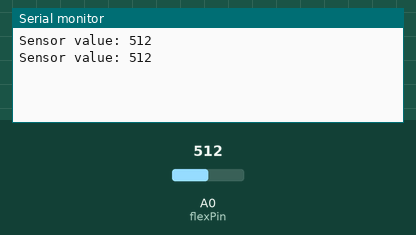
Simulated run of this sketch. Board: Arduino Uno, built with avr-gcc and run on an emulated ATmega328P. On the bench: the last lines printed to the serial monitor. The test bench sets the inputs (shaded band); at power-on: A0 (flexPin) = 512.

Above: at 1.8 s.
1.9 s: A0 (flexPin) set to 716
At 2.8 s:
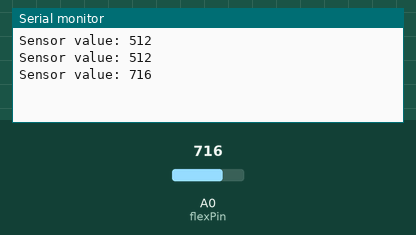
3.4 s: A0 (flexPin) set to 900
At 4.5 s:
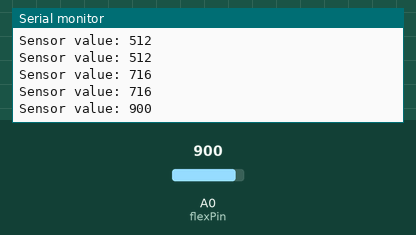
Timing chart, 0 to 6.4 s (numbered marks = the images above; inputs shaded):
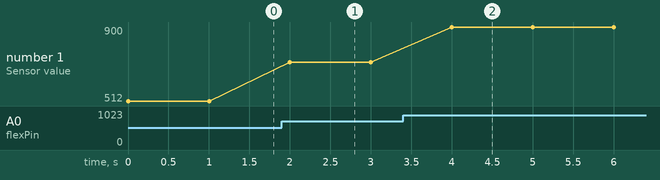

The sketch:

prog_09.ino
```cpp
const int flexPin = A0;


void setup() {
  // Setup the serial connection
  Serial.begin(9600);
}

void loop() {

  // Read the value from the flex-sensor and store i in flexValue.
  int flexValue = analogRead(flexPin);

  // Print the value in flexValue to the serial monitor.
  Serial.print("Sensor value: ");
  Serial.println(flexValue);

  delay(1000);

}
```

Measured:
- after the input at 1.9 s, the serial monitor: prints a new line after 0.10 s (image 1)
- after the input at 3.4 s, the serial monitor: prints a new line after 0.60 s (image 2)
- plotted number 1: 512 → 716 after the input at 1.9 s, 716 → 900 after the input at 3.4 s
